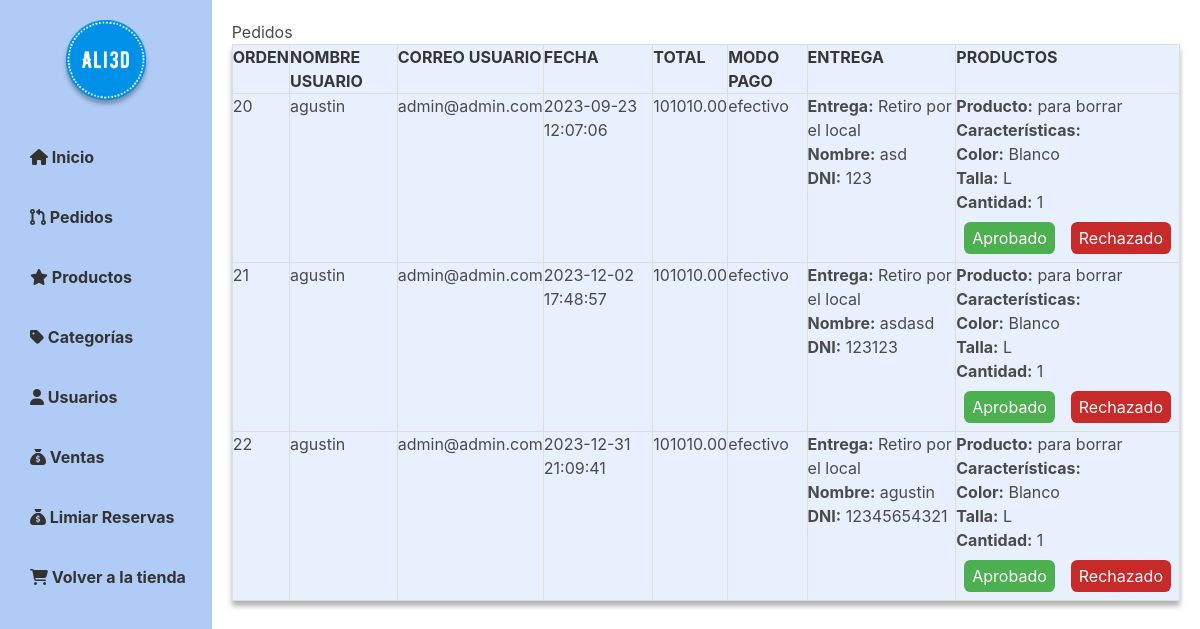
/admin/pedidos_admin.php (signed in), run on an earlier commit of the app's database.
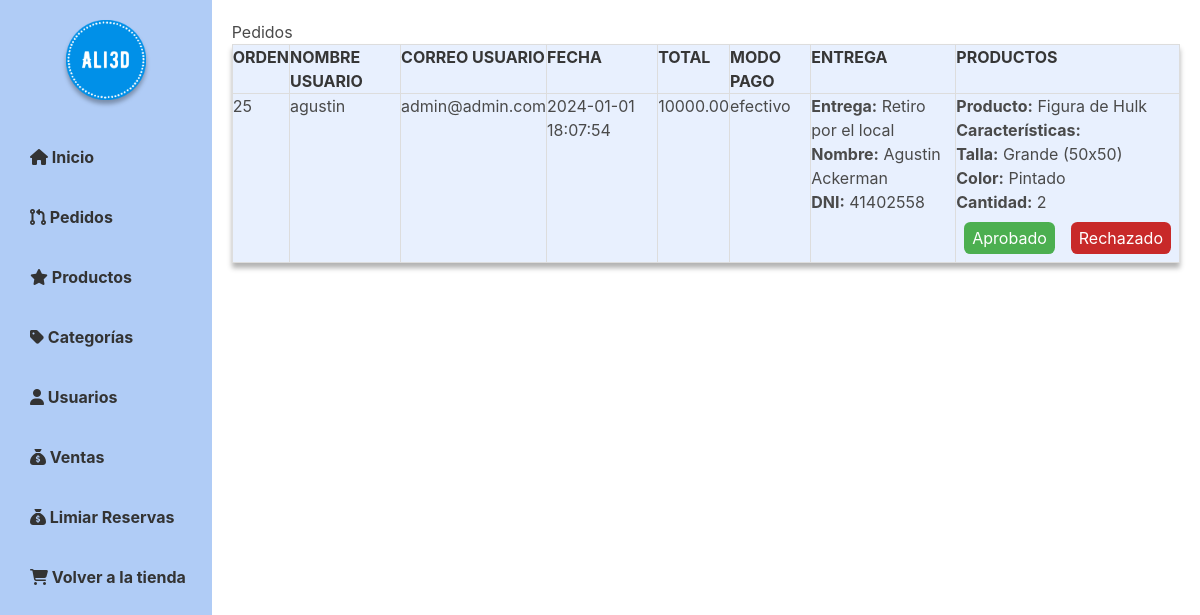
And on a later commit of the database.
### tables this page shows
CREATE TABLE `pedidos` (
  `id_pedido` int(11) NOT NULL,
  `id_usuario` int(11) DEFAULT NULL,
  `nombre_usuario` varchar(30) DEFAULT NULL,
  `correo_usuario` varchar(30) DEFAULT NULL,
  `celular` varchar(30) NOT NULL,
  `fecha_pedido` datetime DEFAULT NULL,
  `total` decimal(10,2) DEFAULT NULL,
  `entrega` text DEFAULT NULL,
  `metodo_pago` varchar(30) NOT NULL,
  `productos` text DEFAULT NULL
);

### admin/pedidos_admin.php (the view, shortened to what this page needs)
<?php
    include_once "../app/bd.php";
        $sql = "SELECT * FROM pedidos";
        $result = $conexion->query($sql);
?>
<!DOCTYPE html>
<html>
<head>
    <link rel="stylesheet" href="../estilos/estilo_admin.css">
    <link rel="stylesheet" href="https://cdnjs.cloudflare.com/ajax/libs/bulma/0.7.2/css/bulma.min.css">
</head>
<body>
    <div id="wrapper">
        <?php
            include('navbar_admin.php')
        ?>
        <div id="main">
            <h2>Pedidos</h2>
            <?php
                if ($result->num_rows > 0) {
                    echo "<table><tr><th>ORDEN</th><th>NOMBRE USUARIO</th><th>CORREO USUARIO</th><th>FECHA</th><th>TOTAL</th><th>MODO PAGO</th><th>ENTREGA</th><th>PRODUCTOS</th></tr>";
                    while ($row = $result->fetch_assoc()) {
                        $entregaJson = $row["entrega"];
                        $entregaData = json_decode($entregaJson, true);
                        $productosJson = $row["productos"];
                        $productosData = json_decode($productosJson, true);
                        echo "<tr><td>" . $row["id_pedido"] . "</td><td>" . $row["nombre_usuario"] . "</td><td>" . $row["correo_usuario"] . "</td><td>" . $row["fecha_pedido"] . "</td><td>" . $row["total"] . "</td><td>" . $row["metodo_pago"] . "</td><td>";
                        foreach ($entregaData as $key => $value) {
                            echo "<b>$key:</b> $value<br>";
                        }
                        echo "</td><td>";
                        foreach ($productosData as $producto) {
                            echo "<b>Producto:</b> " . $producto["producto"] . "<br>";
                            echo "<b>Características:</b><br>";
                            foreach ($producto["caracteristicas"] as $caracteristica => $valor) {
                                echo "<b>$caracteristica:</b> $valor<br>";
                            }
                            echo "<b>Cantidad:</b> " . $producto["cantidad"] . "<br>";
                        }
                        echo '<button class="aprobado-btn" onclick="marcarPedido(' . $row["id_pedido"] . ', \'Aprobado\')">Aprobado</button>';
                        echo '<button class="rechazado-btn" onclick="marcarPedido(' . $row["id_pedido"] . ', \'Rechazado\')">Rechazado</button>';
                        echo "<br>";
                        echo "</td></tr>";
                    }
                    echo "</table>";
                } else {
                    echo "<p>No se encontraron ventas.</p>";
                }
                ?>
        </div>
    </div>
</body>
</html>

### admin/navbar_admin.php (shortened to what this page needs)
<div class="sidebar" id="menu">
    <div class="logo"><img src="../img/logos/ali3d.png" alt="ALI3D"></div>
    <div>
        <a href="admin_panel.php"><i class="fa-solid fa-house"></i> Inicio</a>
        <a href="pedidos_admin.php"><i class="fa-solid fa-code-pull-request"></i> Pedidos</a>
        <a href="productos_admin.php"><i class="fa-solid fa-star"></i> Productos</a>
        <a href="categorias_admin.php"><i class="fa-solid fa-tag"></i> Categorías</a>
        <a href="usuarios_admin.php"><i class="fa-solid fa-user"></i> Usuarios</a>
        <a href="ventas_admin.php"><i class="fa-solid fa-sack-dollar"></i> Ventas</a>
        <a href="limpiar_reservas.php"><i class="fa-solid fa-sack-dollar"></i> Limiar Reservas</a>
    </div>
        <a href="../app/tienda.php"><i class="fa-solid fa-cart-shopping"></i> Volver a la tienda</a>
</div>

### estilos/estilo_admin.css (style rules this page uses)
:root { --azul_1: #0090E8; --azul_2: #69A7EE; --azul_3: #B0CCF6; --azul_4: #ECF2FD; --negro1: #000000; --negro: #2F2F2F; --blanco: #FFFFFF; }
body { background-color: var(--blanco); background-repeat: repeat; font-family: Arial, sans-serif; margin: 0; padding: 0; }
#wrapper { display: flex; height: max-content; }
.sidebar { background-color: var(--azul_3); padding: 20px; width: 250px; height: 150vh; transition: all 0.3s ease-in-out; }
.sidebar a { display: block; height: 50px; margin-bottom: 10px; text-decoration: none; color: #333333; font-weight: bold; line-height: 50px; transition: all 0.3s ease-in-out; padding-left: 10px; }
.logo { width: 100%; height: 5rem; display: flex; justify-content: center; align-items: center; margin-bottom: 2rem; }
.logo img { width: 5rem; height: 100%; filter: drop-shadow(0px 4px 2px rgba(0, 0, 0, 0.3)); }
#main { padding: 20px; width: 100%; height: max-content; }
table { border-collapse: collapse; width: 100%; background-color: #e8f0fe; box-shadow: 0px 5px 5px rgba(0, 0, 0, 0.3); overflow-x: auto; }
th, td { border: 1px solid #ddd; padding: 8px; text-align: left; }
th { background-color: #e8f0fe; }
td:last-child { white-space: nowrap; }
.aprobado-btn { width: auto; height: auto; background-color: #4caf50; color: #fff; padding: 0.5rem; border: none; border-radius: 0.4rem; font-size: 1rem; line-height: 1rem; cursor: pointer; margin: 0.5rem; }
.rechazado-btn { width: auto; height: auto; background-color: #c82929; color: #fff; padding: 0.5rem; border: none; border-radius: 0.4rem; font-size: 1rem; line-height: 1rem; cursor: pointer; margin: 0.5rem; }

What changed in the data, as far as the page shows it:
removed pedidos: id_pedido "20", nombre_usuario "agustin", correo_usuario "admin@admin.com", fecha_pedido "2023-09-23 12:07:06", total "101010.00", metodo_pago "efectivo", key "Entrega", entrega "Retiro por el local", key "Nombre", entrega "asd", key "DNI", entrega "123", producto "para borrar", caracteristica "Color", valor "Blanco", caracteristica "Talla", valor "L", cantidad "1"
removed pedidos: id_pedido "21", nombre_usuario "agustin", correo_usuario "admin@admin.com", fecha_pedido "2023-12-02 17:48:57", total "101010.00", metodo_pago "efectivo", key "Entrega", entrega "Retiro por el local", key "Nombre", entrega "asdasd", key "DNI", entrega "123123", producto "para borrar", caracteristica "Color", valor "Blanco", caracteristica "Talla", valor "L", cantidad "1"
removed pedidos: id_pedido "22", nombre_usuario "agustin", correo_usuario "admin@admin.com", fecha_pedido "2023-12-31 21:09:41", total "101010.00", metodo_pago "efectivo", key "Entrega", value "Retiro por el local", key "Nombre", key "DNI", celular "12345654321", producto "para borrar", caracteristica "Color", valor "Blanco", caracteristica "Talla", valor "L", cantidad "1"
added pedidos: id_pedido "25", nombre_usuario "agustin", correo_usuario "admin@admin.com", fecha_pedido "2024-01-01 18:07:54", total "10000.00", metodo_pago "efectivo", key "Entrega", entrega "Retiro por el local", key "Nombre", entrega "Agustin Ackerman", key "DNI", entrega "41402558", producto "Figura de Hulk", caracteristica "Talla", valor "Grande (50x50)", caracteristica "Color", valor "Pintado", cantidad "2"
